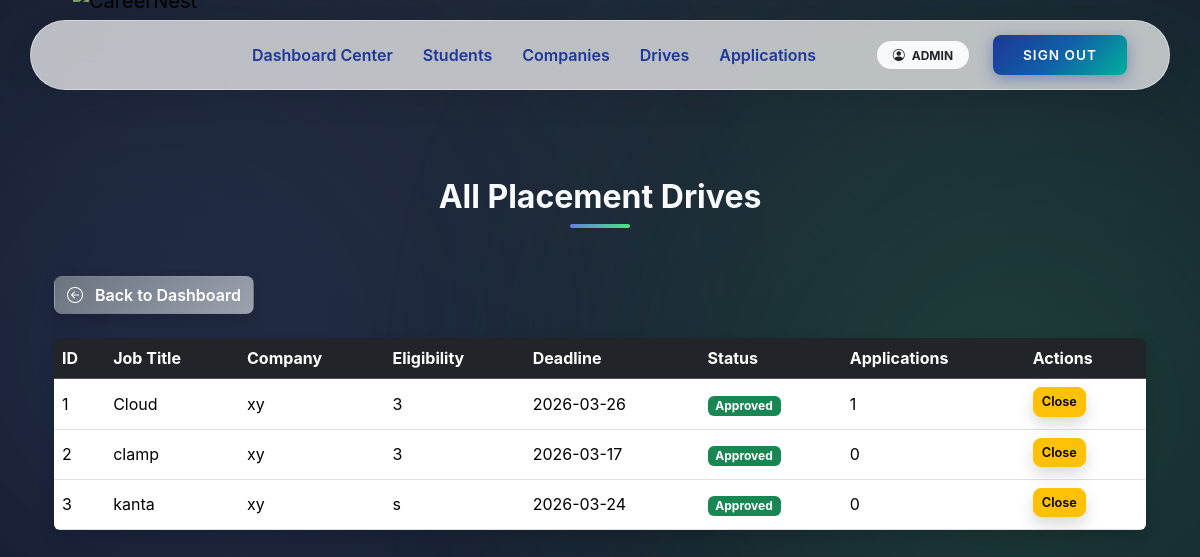
The page /admin/drives (signed in) on the database as committed earlier.
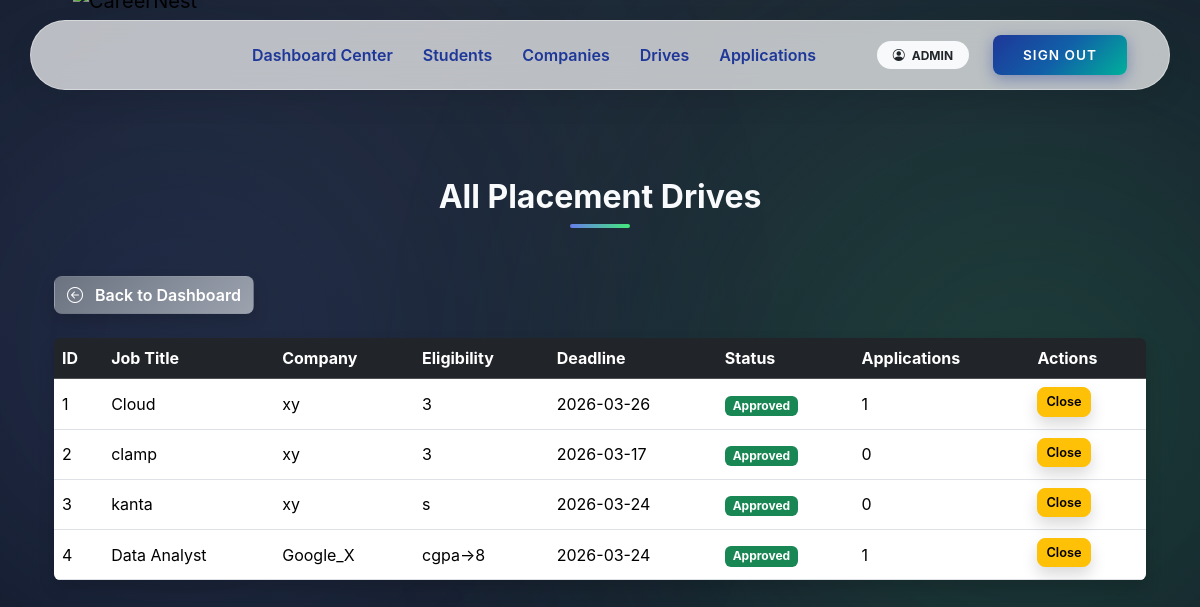
The same page on the database as committed later.
### app/models.py (models this page shows)
class PlacementDrive(db.Model):
    __tablename__ = "placement_drives"
    drive_id = db.Column(db.Integer, primary_key=True)
    company_id = db.Column(
        db.Integer,
        db.ForeignKey("companies.user_id", ondelete="CASCADE"),
        nullable=False
    )
    job_title = db.Column(db.String(150), nullable=False)
    job_description = db.Column(db.Text, nullable=False)
    eligibility = db.Column(db.String(200))
    application_deadline = db.Column(db.Date)
    status = db.Column(db.String(20), default="Pending")
    created_at = db.Column(db.DateTime, default=datetime.utcnow)
    company = db.relationship("Company", back_populates="drives")
    applications = db.relationship(
        "Application",
        back_populates="drive",
        cascade="all, delete-orphan"
    )

class Company(db.Model):
    __tablename__ = "companies"
    user_id = db.Column(
        db.Integer,
        db.ForeignKey("users.user_id", ondelete="CASCADE"),
        primary_key=True
    )
    company_name = db.Column(db.String(150), nullable=False)
    industry = db.Column(db.String(100))
    location = db.Column(db.String(200))
    website = db.Column(db.String(200))
    contact_person = db.Column(db.String(100))
    contact_phone = db.Column(db.String(20))
    description = db.Column(db.Text)
    user = db.relationship("User", back_populates="company")
    drives = db.relationship(
        "PlacementDrive",
        back_populates="company",
        cascade="all, delete-orphan"
    )

### app/admin/routes.py (the view)
@admin_bp.route('/drives')
@login_required
@role_required('admin')
def drives():
    q = request.args.get('q', '')
    query = PlacementDrive.query
    if q:
        query = query.filter(PlacementDrive.job_title.ilike(f'%{q}%'))
    drives = query.all()
    return render_template('admin/drives.html', drives=drives, q=q)

### app/utils.py (called while the page is built)
def role_required(required_role):
    def decorator(f):
        @wraps(f)
        def decorated_function(*args, **kwargs):
            if not current_user.is_authenticated:
                abort(401)
            if current_user.role != required_role:
                abort(403)
            if required_role in ["student", "company"] and not current_user.is_approved:
                abort(403)
            if current_user.is_blacklisted:
                abort(403)
            return f(*args, **kwargs)
        return decorated_function
    return decorator

### app/templates/admin/drives.html (shortened to what this page needs)
{% extends 'base.html' %}
{% block content %}
<div class="dashboard-bg">
  <div class="container position-relative">
    <h2 class="section-heading text-center mb-5">All Placement Drives</h2>
    <a href="{{ url_for('admin.dashboard') }}" class="btn btn-gradient-secondary mb-4 shadow hover-glow text-white">
      <i class="bi bi-arrow-left-circle me-2"></i> Back to Dashboard
    </a>
    {% if drives %}
    <div class="table-responsive shadow rounded">
      <table class="table table-hover align-middle mb-0 text-white">
        <thead class="table-dark">
          <tr>
            <th>ID</th>
            <th>Job Title</th>
            <th>Company</th>
            <th>Eligibility</th>
            <th>Deadline</th>
            <th>Status</th>
            <th>Applications</th>
            <th>Actions</th>
          </tr>
        </thead>
        <tbody>
          {% for drive in drives %}
          <tr>
            <td>{{ drive.drive_id }}</td>
            <td>{{ drive.job_title }}</td>
            <td>{{ drive.company.company_name if drive.company else 'N/A' }}</td>
            <td>{{ drive.eligibility or 'N/A' }}</td>
            <td>{{ drive.application_deadline.strftime('%Y-%m-%d') if drive.application_deadline else 'N/A' }}</td>
            <td>
              {% if drive.status == 'Pending' %}
                <span class="badge bg-warning">Pending</span>
              {% elif drive.status == 'Approved' %}
                <span class="badge bg-success">Approved</span>
              {% elif drive.status == 'Rejected' %}
                <span class="badge bg-danger">Rejected</span>
              {% elif drive.status == 'Closed' %}
                <span class="badge bg-secondary">Closed</span>
              {% else %}
                <span class="badge bg-dark">{{ drive.status }}</span>
              {% endif %}
            </td>
            <td>{{ drive.applications|length }}</td>
            <td>
              {% if drive.status == 'Pending' %}
              <form action="{{ url_for('admin.approve_drive', drive_id=drive.drive_id) }}" method="POST" style="display:inline;">
                <button class="btn btn-success btn-sm mb-1 shadow hover-glow">Approve</button>
              </form>
              <form action="{{ url_for('admin.reject_drive', drive_id=drive.drive_id) }}" method="POST" style="display:inline;">
                <button class="btn btn-danger btn-sm mb-1 shadow hover-glow">Reject</button>
              </form>
              {% elif drive.status == 'Approved' %}
              <form action="{{ url_for('admin.close_drive', drive_id=drive.drive_id) }}" method="POST" style="display:inline;">
                <button class="btn btn-warning btn-sm mb-1 shadow hover-glow" onclick="return confirm('Close this drive?')">Close</button>
              </form>
              {% else %}
              <span class="text-muted">Closed</span>
              {% endif %}
            </td>
          </tr>
          {% endfor %}
        </tbody>
      </table>
    </div>
    {% else %}
    <div class="alert alert-info shadow rounded">No placement drives found.</div>
    {% endif %}
  </div>
</div>
{% endblock %}

Rows that differ between the two databases and show on the page:
added PlacementDrive: drive_id "4", job_title "Data Analyst", company "Google_X", eligibility "cgpa->8", application_deadline "2026-03-24", status "Approved", applications|length "1"
